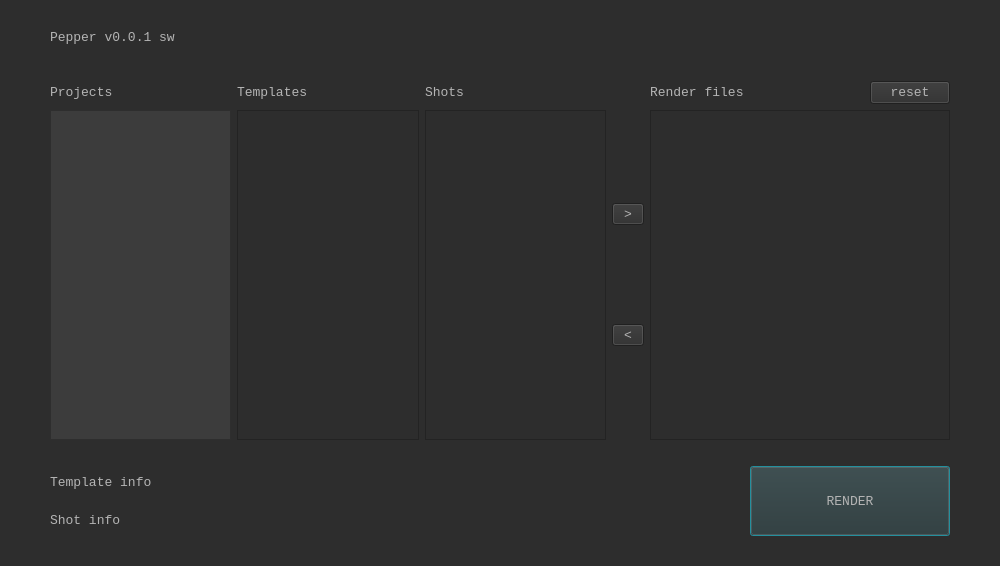
<?xml version="1.0" encoding="UTF-8"?>
<ui version="4.0">
 <class>Dialog</class>
 <widget class="QDialog" name="Dialog">
  <property name="geometry">
   <rect>
    <x>0</x>
    <y>0</y>
    <width>1000</width>
    <height>566</height>
   </rect>
  </property>
  <property name="windowTitle">
   <string>Dialog</string>
  </property>
  <property name="styleSheet">
   <string notr="true">background-color: rgb(45, 45, 45);
selection-background-color: rgb(45, 180, 198);
font: 10pt&quot;Courier New&quot;;
color: rgb(180, 180, 180);
</string>
  </property>
  <layout class="QGridLayout" name="gridLayout_2">
   <property name="leftMargin">
    <number>50</number>
   </property>
   <property name="topMargin">
    <number>30</number>
   </property>
   <property name="rightMargin">
    <number>50</number>
   </property>
   <property name="bottomMargin">
    <number>30</number>
   </property>
   <item row="2" column="0">
    <layout class="QHBoxLayout" name="horizontalLayout">
     <item>
      <layout class="QVBoxLayout" name="verticalLayout_3">
       <item>
        <widget class="QLabel" name="template_info">
         <property name="font">
          <font>
           <family>Courier New</family>
           <pointsize>10</pointsize>
           <weight>50</weight>
           <italic>false</italic>
           <bold>false</bold>
          </font>
         </property>
         <property name="text">
          <string>Template info</string>
         </property>
        </widget>
       </item>
       <item>
        <widget class="QLabel" name="shot_info">
         <property name="font">
          <font>
           <family>Courier New</family>
           <pointsize>10</pointsize>
           <weight>50</weight>
           <italic>false</italic>
           <bold>false</bold>
          </font>
         </property>
         <property name="text">
          <string>Shot info</string>
         </property>
        </widget>
       </item>
      </layout>
     </item>
     <item>
      <spacer name="horizontalSpacer">
       <property name="orientation">
        <enum>Qt::Horizontal</enum>
       </property>
       <property name="sizeType">
        <enum>QSizePolicy::Fixed</enum>
       </property>
       <property name="sizeHint" stdset="0">
        <size>
         <width>130</width>
         <height>20</height>
        </size>
       </property>
      </spacer>
     </item>
     <item>
      <widget class="QPushButton" name="render_btn">
       <property name="sizePolicy">
        <sizepolicy hsizetype="Fixed" vsizetype="Fixed">
         <horstretch>0</horstretch>
         <verstretch>0</verstretch>
        </sizepolicy>
       </property>
       <property name="minimumSize">
        <size>
         <width>200</width>
         <height>70</height>
        </size>
       </property>
       <property name="font">
        <font>
         <family>Courier New</family>
         <pointsize>10</pointsize>
         <weight>50</weight>
         <italic>false</italic>
         <bold>false</bold>
        </font>
       </property>
       <property name="text">
        <string>RENDER</string>
       </property>
      </widget>
     </item>
    </layout>
   </item>
   <item row="1" column="0">
    <spacer name="verticalSpacer_2">
     <property name="orientation">
      <enum>Qt::Vertical</enum>
     </property>
     <property name="sizeType">
      <enum>QSizePolicy::Fixed</enum>
     </property>
     <property name="sizeHint" stdset="0">
      <size>
       <width>20</width>
       <height>20</height>
      </size>
     </property>
    </spacer>
   </item>
   <item row="0" column="0">
    <layout class="QVBoxLayout" name="verticalLayout_2">
     <item>
      <widget class="QLabel" name="label_3">
       <property name="font">
        <font>
         <family>Courier New</family>
         <pointsize>10</pointsize>
         <weight>50</weight>
         <italic>false</italic>
         <bold>false</bold>
        </font>
       </property>
       <property name="text">
        <string>Pepper v0.0.1 sw</string>
       </property>
      </widget>
     </item>
     <item>
      <layout class="QGridLayout" name="gridLayout_3">
       <item row="2" column="2">
        <widget class="QListView" name="lv_shot">
         <property name="alternatingRowColors">
          <bool>true</bool>
         </property>
         <property name="selectionMode">
          <enum>QAbstractItemView::ExtendedSelection</enum>
         </property>
        </widget>
       </item>
       <item row="2" column="3">
        <layout class="QVBoxLayout" name="verticalLayout_4">
         <item>
          <widget class="QToolButton" name="append_btn">
           <property name="minimumSize">
            <size>
             <width>6</width>
             <height>4</height>
            </size>
           </property>
           <property name="font">
            <font>
             <family>Courier New</family>
             <pointsize>10</pointsize>
             <weight>50</weight>
             <italic>false</italic>
             <bold>false</bold>
            </font>
           </property>
           <property name="text">
            <string>&gt;</string>
           </property>
          </widget>
         </item>
         <item>
          <widget class="QToolButton" name="del_btn">
           <property name="font">
            <font>
             <family>Courier New</family>
             <pointsize>10</pointsize>
             <weight>50</weight>
             <italic>false</italic>
             <bold>false</bold>
            </font>
           </property>
           <property name="text">
            <string>&lt;</string>
           </property>
          </widget>
         </item>
        </layout>
       </item>
       <item row="1" column="2">
        <widget class="QLabel" name="label_4">
         <property name="font">
          <font>
           <family>Courier New</family>
           <pointsize>10</pointsize>
           <weight>50</weight>
           <italic>false</italic>
           <bold>false</bold>
          </font>
         </property>
         <property name="text">
          <string>Shots</string>
         </property>
        </widget>
       </item>
       <item row="0" column="0">
        <spacer name="verticalSpacer">
         <property name="orientation">
          <enum>Qt::Vertical</enum>
         </property>
         <property name="sizeType">
          <enum>QSizePolicy::Fixed</enum>
         </property>
         <property name="sizeHint" stdset="0">
          <size>
           <width>50</width>
           <height>30</height>
          </size>
         </property>
        </spacer>
       </item>
       <item row="2" column="5">
        <widget class="QListView" name="lv_render">
         <property name="sizePolicy">
          <sizepolicy hsizetype="Expanding" vsizetype="Expanding">
           <horstretch>0</horstretch>
           <verstretch>0</verstretch>
          </sizepolicy>
         </property>
         <property name="minimumSize">
          <size>
           <width>300</width>
           <height>0</height>
          </size>
         </property>
         <property name="alternatingRowColors">
          <bool>true</bool>
         </property>
         <property name="selectionMode">
          <enum>QAbstractItemView::ExtendedSelection</enum>
         </property>
        </widget>
       </item>
       <item row="1" column="1">
        <widget class="QLabel" name="label_2">
         <property name="font">
          <font>
           <family>Courier New</family>
           <pointsize>10</pointsize>
           <weight>50</weight>
           <italic>false</italic>
           <bold>false</bold>
          </font>
         </property>
         <property name="text">
          <string>Templates</string>
         </property>
        </widget>
       </item>
       <item row="1" column="0">
        <widget class="QLabel" name="label">
         <property name="font">
          <font>
           <family>Courier New</family>
           <pointsize>10</pointsize>
           <weight>50</weight>
           <italic>false</italic>
           <bold>false</bold>
          </font>
         </property>
         <property name="text">
          <string>Projects</string>
         </property>
        </widget>
       </item>
       <item row="2" column="0">
        <widget class="QListView" name="lv_proj">
         <property name="styleSheet">
          <string notr="true">background-color: rgb(60, 60, 60);


</string>
         </property>
         <property name="alternatingRowColors">
          <bool>true</bool>
         </property>
        </widget>
       </item>
       <item row="1" column="5">
        <layout class="QHBoxLayout" name="horizontalLayout_2">
         <item>
          <widget class="QLabel" name="label_5">
           <property name="font">
            <font>
             <family>Courier New</family>
             <pointsize>10</pointsize>
             <weight>50</weight>
             <italic>false</italic>
             <bold>false</bold>
            </font>
           </property>
           <property name="text">
            <string>Render files</string>
           </property>
          </widget>
         </item>
         <item>
          <widget class="QPushButton" name="reset_btn">
           <property name="sizePolicy">
            <sizepolicy hsizetype="Fixed" vsizetype="Fixed">
             <horstretch>0</horstretch>
             <verstretch>0</verstretch>
            </sizepolicy>
           </property>
           <property name="minimumSize">
            <size>
             <width>0</width>
             <height>0</height>
            </size>
           </property>
           <property name="font">
            <font>
             <family>Courier New</family>
             <pointsize>10</pointsize>
             <weight>50</weight>
             <italic>false</italic>
             <bold>false</bold>
            </font>
           </property>
           <property name="text">
            <string>reset</string>
           </property>
          </widget>
         </item>
        </layout>
       </item>
       <item row="2" column="1">
        <widget class="QListView" name="lv_temp">
         <property name="alternatingRowColors">
          <bool>true</bool>
         </property>
        </widget>
       </item>
      </layout>
     </item>
    </layout>
   </item>
  </layout>
 </widget>
 <resources/>
 <connections/>
</ui>
